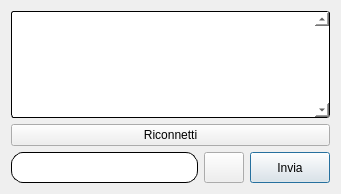
<?xml version="1.0" encoding="UTF-8"?>
<ui version="4.0">
 <class>Chat</class>
 <widget class="QWidget" name="Chat">
  <property name="geometry">
   <rect>
    <x>0</x>
    <y>0</y>
    <width>341</width>
    <height>194</height>
   </rect>
  </property>
  <property name="sizePolicy">
   <sizepolicy hsizetype="Expanding" vsizetype="Preferred">
    <horstretch>0</horstretch>
    <verstretch>0</verstretch>
   </sizepolicy>
  </property>
  <property name="minimumSize">
   <size>
    <width>341</width>
    <height>194</height>
   </size>
  </property>
  <property name="windowTitle">
   <string>Chat</string>
  </property>
  <property name="windowIcon">
   <iconset resource="Chat.qrc">
    <normaloff>:/Images/Chat Icon.png</normaloff>:/Images/Chat Icon.png</iconset>
  </property>
  <layout class="QGridLayout" name="gridLayout">
   <item row="0" column="0" colspan="3">
    <widget class="QTextEdit" name="ChatText">
     <property name="sizePolicy">
      <sizepolicy hsizetype="Expanding" vsizetype="Preferred">
       <horstretch>0</horstretch>
       <verstretch>0</verstretch>
      </sizepolicy>
     </property>
     <property name="minimumSize">
      <size>
       <width>0</width>
       <height>0</height>
      </size>
     </property>
     <property name="cursor" stdset="0">
      <cursorShape>IBeamCursor</cursorShape>
     </property>
     <property name="acceptDrops">
      <bool>false</bool>
     </property>
     <property name="styleSheet">
      <string notr="true">border-width: 1px;
border-color: rgb(0, 0, 0);
border-style: inset;
background-color: rgba(255, 255, 255, 255);
border-radius: 3px;
selection-background-color: ltblue; </string>
     </property>
     <property name="verticalScrollBarPolicy">
      <enum>Qt::ScrollBarAlwaysOn</enum>
     </property>
     <property name="documentTitle">
      <string>Chat History</string>
     </property>
     <property name="undoRedoEnabled">
      <bool>false</bool>
     </property>
     <property name="readOnly">
      <bool>true</bool>
     </property>
     <property name="html">
      <string>&lt;!DOCTYPE HTML PUBLIC &quot;-//W3C//DTD HTML 4.0//EN&quot; &quot;http://www.w3.org/TR/REC-html40/strict.dtd&quot;&gt;
&lt;html&gt;&lt;head&gt;&lt;meta name=&quot;qrichtext&quot; content=&quot;1&quot; /&gt;&lt;title&gt;Chat History&lt;/title&gt;&lt;style type=&quot;text/css&quot;&gt;
p, li { white-space: pre-wrap; }
&lt;/style&gt;&lt;/head&gt;&lt;body style=&quot; font-family:'MS Shell Dlg 2'; font-size:8.25pt; font-weight:400; font-style:normal;&quot;&gt;
&lt;p style=&quot;-qt-paragraph-type:empty; margin-top:0px; margin-bottom:0px; margin-left:0px; margin-right:0px; -qt-block-indent:0; text-indent:0px; font-size:8pt;&quot;&gt;&lt;br /&gt;&lt;/p&gt;&lt;/body&gt;&lt;/html&gt;</string>
     </property>
     <property name="textInteractionFlags">
      <set>Qt::LinksAccessibleByMouse|Qt::TextSelectableByMouse</set>
     </property>
    </widget>
   </item>
   <item row="1" column="0" colspan="3">
    <widget class="QPushButton" name="reconnectButton">
     <property name="text">
      <string>Riconnetti</string>
     </property>
    </widget>
   </item>
   <item row="2" column="0">
    <widget class="QTextEdit" name="MessageText">
     <property name="sizePolicy">
      <sizepolicy hsizetype="Expanding" vsizetype="Fixed">
       <horstretch>0</horstretch>
       <verstretch>0</verstretch>
      </sizepolicy>
     </property>
     <property name="maximumSize">
      <size>
       <width>16777215</width>
       <height>31</height>
      </size>
     </property>
     <property name="styleSheet">
      <string notr="true">border-width: 1px;
border-color: rgb(0, 0, 0);
border-style: inset;
background-color: rgba(255, 255, 255, 255);
border-radius: 12px;
selection-background-color: ltblue; 
padding: 7px;</string>
     </property>
     <property name="verticalScrollBarPolicy">
      <enum>Qt::ScrollBarAlwaysOff</enum>
     </property>
     <property name="horizontalScrollBarPolicy">
      <enum>Qt::ScrollBarAlwaysOff</enum>
     </property>
     <property name="html">
      <string>&lt;!DOCTYPE HTML PUBLIC &quot;-//W3C//DTD HTML 4.0//EN&quot; &quot;http://www.w3.org/TR/REC-html40/strict.dtd&quot;&gt;
&lt;html&gt;&lt;head&gt;&lt;meta name=&quot;qrichtext&quot; content=&quot;1&quot; /&gt;&lt;style type=&quot;text/css&quot;&gt;
p, li { white-space: pre-wrap; }
&lt;/style&gt;&lt;/head&gt;&lt;body style=&quot; font-family:'MS Shell Dlg 2'; font-size:8.25pt; font-weight:400; font-style:normal;&quot;&gt;
&lt;p style=&quot;-qt-paragraph-type:empty; margin-top:0px; margin-bottom:0px; margin-left:0px; margin-right:0px; -qt-block-indent:0; text-indent:0px; font-size:8pt;&quot;&gt;&lt;br /&gt;&lt;/p&gt;&lt;/body&gt;&lt;/html&gt;</string>
     </property>
    </widget>
   </item>
   <item row="2" column="1">
    <widget class="QPushButton" name="SmilesButton">
     <property name="maximumSize">
      <size>
       <width>16777215</width>
       <height>31</height>
      </size>
     </property>
     <property name="text">
      <string/>
     </property>
     <property name="icon">
      <iconset resource="Chat.qrc">
       <normaloff>:/Smiles/happy.png</normaloff>:/Smiles/happy.png</iconset>
     </property>
    </widget>
   </item>
   <item row="2" column="2">
    <widget class="QPushButton" name="SendButton">
     <property name="maximumSize">
      <size>
       <width>16777215</width>
       <height>31</height>
      </size>
     </property>
     <property name="cursor">
      <cursorShape>PointingHandCursor</cursorShape>
     </property>
     <property name="text">
      <string>Invia</string>
     </property>
     <property name="default">
      <bool>true</bool>
     </property>
     <property name="flat">
      <bool>false</bool>
     </property>
    </widget>
   </item>
  </layout>
 </widget>
 <tabstops>
  <tabstop>MessageText</tabstop>
  <tabstop>SendButton</tabstop>
  <tabstop>ChatText</tabstop>
 </tabstops>
 <resources>
  <include location="Chat.qrc"/>
 </resources>
 <connections/>
</ui>
